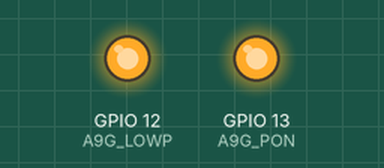
This sketch was run on a simulated ESP32. Shown: output pins drawn as LEDs (lit = HIGH). The modem accepts every AT command (registered, SIM ready, sends succeed) and sends nothing else.

Above: at 0.1 s.
At 1.1 s:
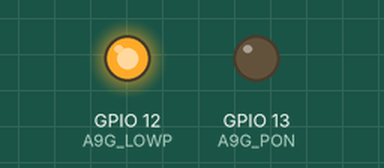
Timing chart, 0 to 2.6 s (numbered marks = the images above):
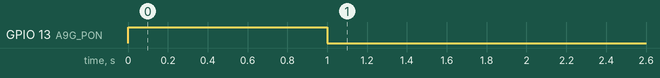

The sketch:

A9G_Board_SMS.ino
```cpp
#include <Arduino.h>

#define A9G_PON   13
#define A9G_LOWP  12

String SOS_NUM = "+917358289559";

void Send_SMS(String message);

void setup() {
  Serial.begin(115200);
  Serial1.begin(115200, SERIAL_8N1, 16, 17);

  pinMode(A9G_PON, OUTPUT);
  pinMode(A9G_LOWP, OUTPUT);

  // Power ON A9G
  digitalWrite(A9G_LOWP, HIGH);
  digitalWrite(A9G_PON, HIGH);
  delay(1000);
  digitalWrite(A9G_PON, LOW);
  delay(15000);

  // SMS text mode
  Serial1.println("AT+CMGF=1");
  delay(1000);
}

void loop() {
  Send_SMS("hello");
  delay(5000);   // send SMS every
}

void Send_SMS(String message) {
  Serial1.println("AT+CMGS=\"" + SOS_NUM + "\"");
  delay(1000);
  Serial1.println(message);
  delay(500);
  Serial1.write(26);   // CTRL+Z
  delay(3000);
}
```
